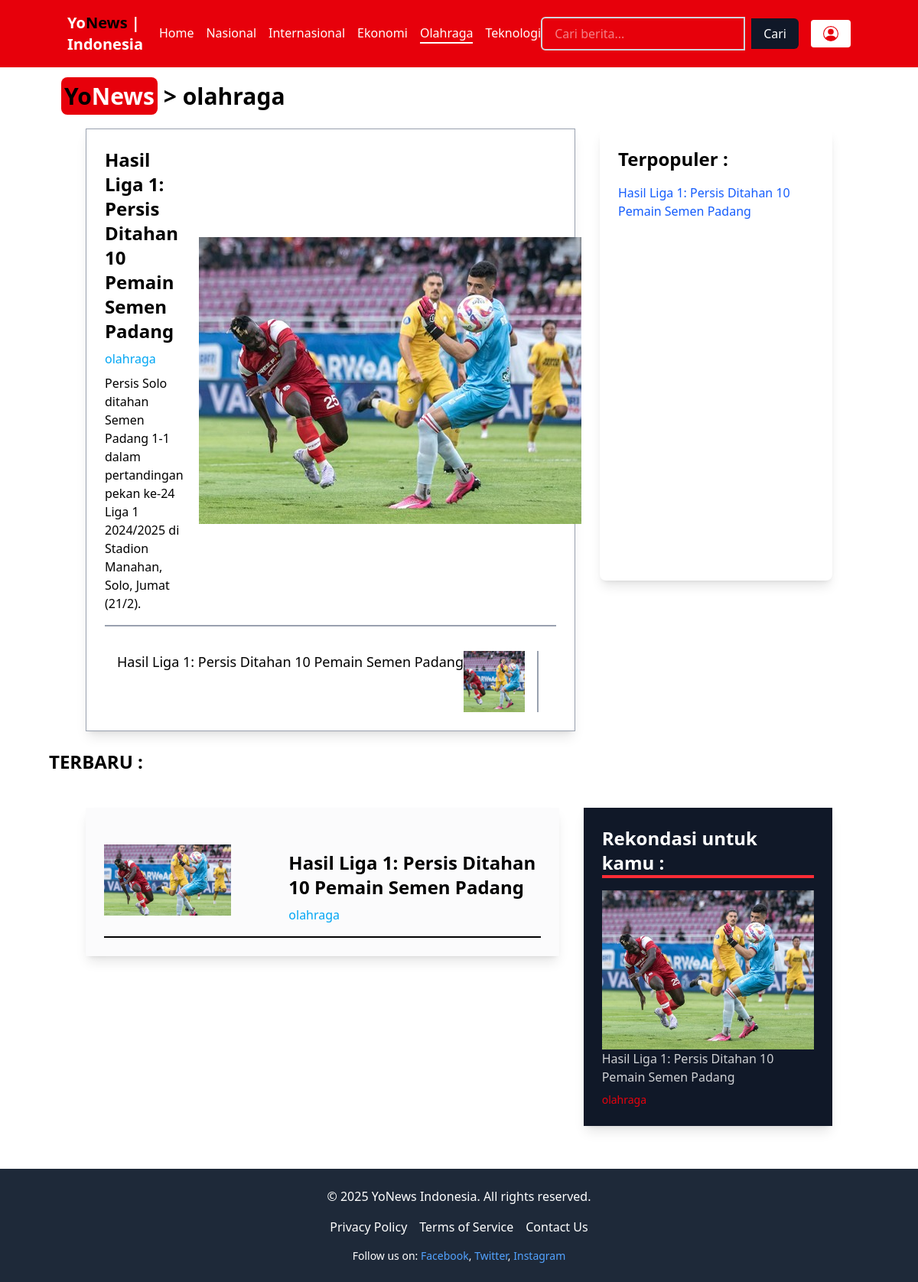
Screenshot of /category.php?cat_id=4 with the database file from the repository.
### tables this page shows
CREATE TABLE `categories` (
  `id` int(11) NOT NULL,
  `name` varchar(255) DEFAULT NULL
);

CREATE TABLE `posts` (
  `id` int(11) NOT NULL,
  `judul` varchar(255) NOT NULL,
  `konten` varchar(255) NOT NULL,
  `link` varchar(255) NOT NULL,
  `foto` varchar(255) NOT NULL,
  `category_id` int(11) NOT NULL
);

### functions.php (called while the page is built, shortened)
<?php
$conn = mysqli_connect('localhost', 'root', '', 'news', 3307);
function query($query) {
    global $conn;
    $result = mysqli_query($conn, $query);
    $rows = [];
    while ($row = mysqli_fetch_assoc($result)) {
        $rows[] = $row;
    }
    return $rows;
}
?>

### category.php (the view, shortened to what this page needs)
<?php
require 'functions.php';
$cat_id = $_GET['cat_id'];
$catValid = query("SELECT name, id FROM categories WHERE id LIKE '$cat_id'")[0];
$mainContent = query("
    SELECT posts.*, categories.name AS category_name
    FROM posts
    JOIN categories ON posts.category_id = categories.id
    WHERE posts.category_id = '$cat_id'
    ORDER BY posts.judul ASC LIMIT 1")[0];
$ppls = query("
    SELECT  posts.link, posts.judul
    FROM posts
    JOIN categories ON posts.category_id = categories.id
    WHERE posts.category_id = '$cat_id'
    ORDER BY posts.judul ASC");
$newest = query("
SELECT posts.*, categories.name AS category_name
FROM posts
JOIN categories ON posts.category_id = categories.id
WHERE posts.category_id = '$cat_id'
ORDER BY RAND()
LIMIT 10
");
$rekomendation = $mainContents =  query("
SELECT posts.*, categories.name AS category_name
FROM posts
JOIN categories ON posts.category_id = categories.id
WHERE posts.category_id = '$cat_id'
ORDER BY RAND()
LIMIT 10
");
?>
<?php include("components/layout.php") ?>
<div class="container mx-20 mt-5 w-1/2 ">
    <h3 class="text-3xl font-bold "><span class="bg-red-600 p-1 rounded-lg">Yo<span class="text-white">News</span></span> > <a href="category.php?cat_id=<?= $catValid['id'] ?>"><?= $catValid['name'] ?></a> </h3>
</div>
<div class="container mx-auto grid grid-cols-1 md:grid-cols-3 gap-8 p-6">
    <section class="col-span-2  ">
        <div class=" p-6 shadow-lg border border-gray-400 ">
            <div class="flex justify-between border-b-2 pb-4 border-gray-400 items-center gap-5 group cursor-pointer">
                <div class="max-w-2xs">
                    <a href="<?= $mainContent['link'] ?>" class="text-2xl font-semibold text-dark group-hover:underline-offset-1 group-hover:underline">
                        <?= $mainContent['judul'] ?>
                    </a>
                    <p class="mt-2 text-sky-500 font-medium">
                        <?= $mainContent['category_name'] ?>
                    </p>
                    <p class="mt-2 text-dark/80">
                        <?= $mainContent['konten'] ?>
                    </p>
                </div>
                <img src="img/<?= $mainContent['foto'] ?>" alt="Hasto Kristiyanto Ditahan" class="w-full h-full object-cover transition-transform duration-500 group-hover:scale-103 " />
            </div>
            <div class="flex grid-cols-2 items-center mt-4 gap-8">
                <div class="flex grid-cols-2 items-center mt-4 gap-8">
                    <?php foreach ($mainContents as $mc) : ?>
                        <div class="w-full flex grid-cols-1 border-r-2 px-4 border-gray-400">
                            <p class="text-dark/80 text-lg"><?= $mc['judul'] ?></p>
                            <div class="aspect-square size-20">
                                <img src="img/<?= $mc['foto'] ?>" class="w-full h-full object-cover" alt="">
                            </div>
                        </div>
                    <?php endforeach; ?>
                </div>
            </div>
    </section>
    <aside class="bg-white p-6 rounded-lg overflow-y-scroll h-3/4 shadow-lg">
        <h3 class="text-2xl font-semibold">Terpopuler :</h3>
        <ul class="mt-4 space-y-4">
            <?php foreach ($ppls as $popular) : ?>
                <li>
                    <a href="<?= $popular['link'] ?>" class="text-blue-600  hover:underline"><?= $popular['judul'] ?></a>
                </li>
            <?php endforeach; ?>
        </ul>
    </aside>
</div>
<div class="px-16">
    <h3 class="text-2xl font-bold mb-5  uppercase">Terbaru :</h3>
</div>
<div class="container mx-auto flex flex-col md:flex-row gap-8 p-6">
    <section class="flex-1 ">
        <div class=" p-6 shadow-lg bg-gray-50/70">
            <?php foreach ($newest as $n) : ?>
                <div class="flex justify-between border-b-2 pb-4 border-dark/80 gap-5 mt-6">
                    <div class="w-3/4 overflow-hidden">
                        <img src="img/<?= $n['foto'] ?>" alt="" class="w-3/4 object-cover aspect-video">
                    </div>
                    <div class="max-w-full mt-2 flex flex-col">
                        <a href="<?= $n['link'] ?>" class="text-2xl font-semibold text-dark">
                            <?= $n['judul'] ?>
                        </a>
                        <a href="<?= $n['category_name'] ?>.php" class="mt-2 text-sky-500 font-medium">
                            <?= $n['category_name'] ?>
                        </a>
                    </div>
                </div>
            <?php endforeach; ?>
    </section>
    <aside class="w-1/3 bg-gray-900 p-6 overflow-y-scroll h-[100vh] shadow-lg">
        <h3 class="text-2xl font-semibold text-white border-red-500  border-b-4">Rekondasi untuk kamu :</h3>
        <ul class="mt-4 space-y-4">
            <?php foreach ($rekomendation as $req) : ?>
                <li class="items-center flex flex-col">
                    <img src="img/<?= $req['foto'] ?>" alt="">
                    <div class="flex flex-col gap-2">
                        <a href="<?= $req['link'] ?>" class="text-white/80 font-medium hover:underline"><?= $req['judul'] ?></a>
                        <a href="category.php?cat_id=<?= $catValid ?>" class="text-red-600 font-medium text-sm hover:underline"><?= $req['category_name'] ?></a>
                    </div>
                </li>
            <?php endforeach; ?>
        </ul>
    </aside>
</div>
<?php include("components/foot.php") ?>

### rows the page displays
categories: name "olahraga"
posts: judul "Hasil Liga 1: Persis Ditahan 10 Pemain Semen Padang", category.name "olahraga", konten "Persis Solo ditahan Semen Padang 1-1 dalam pertandingan pekan ke-24 Liga 1 2024/2025 di Stadion Manahan, Solo, Jumat (21/2).", foto (picture)
